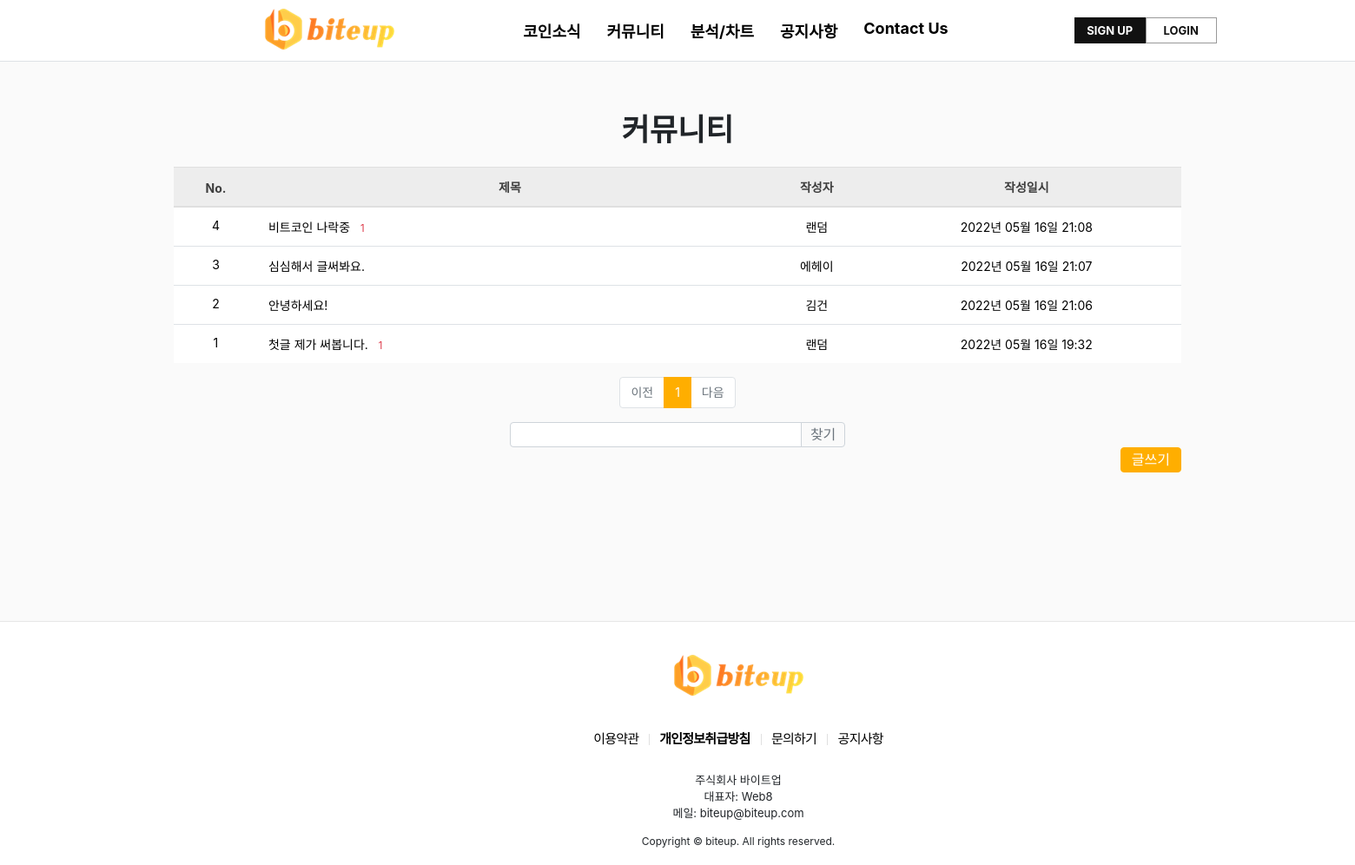
The app's page /community/list, older data.
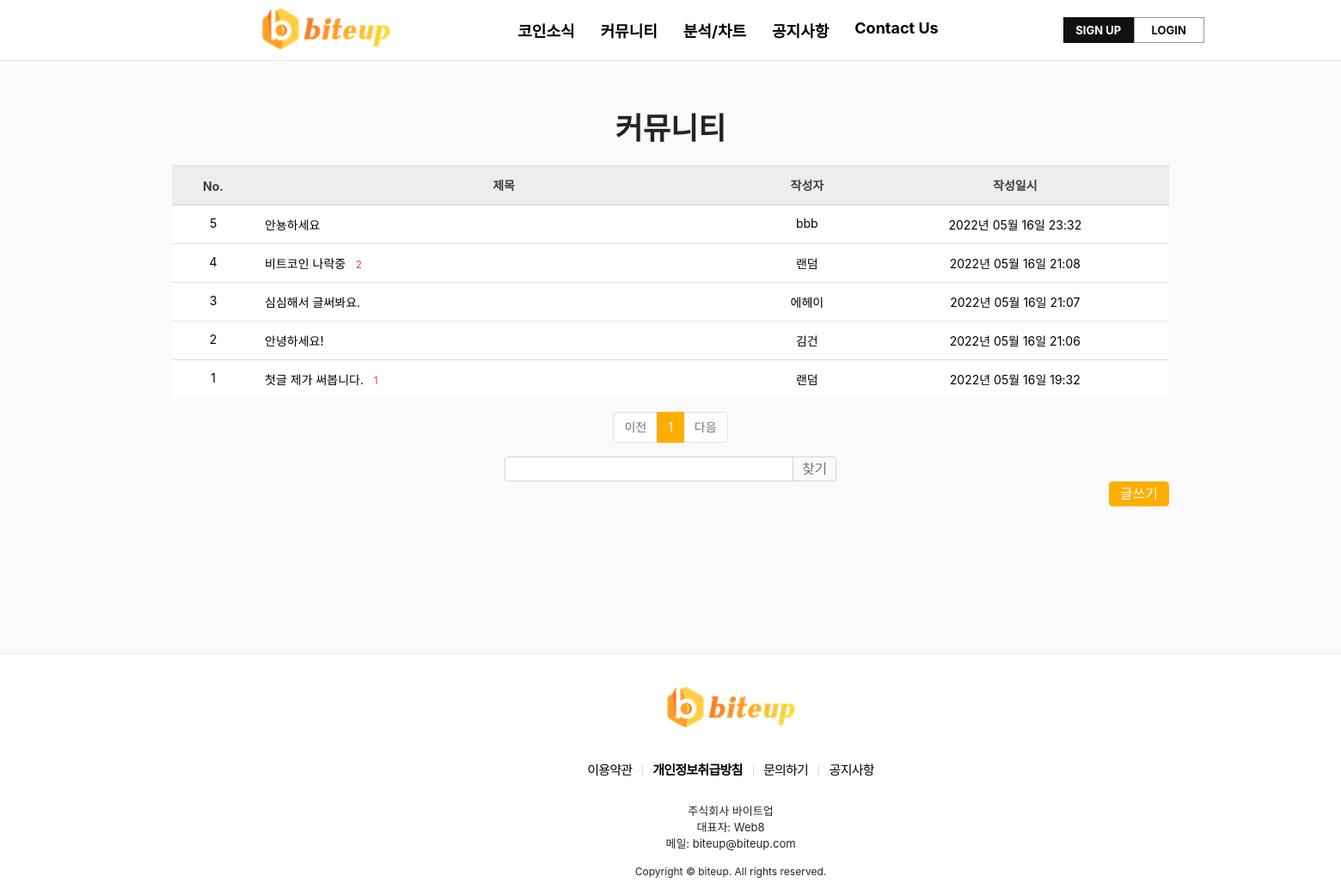
The same page, newer data.
### pybo/models.py (models this page shows)
class Community(db.Model):
    id = db.Column(db.Integer, primary_key=True)
    subject = db.Column(db.String(200), nullable=False)
    content = db.Column(db.Text(), nullable=False)
    create_date = db.Column(db.DateTime(), nullable=False)
    user_id = db.Column(db.Integer, db.ForeignKey('user.id', ondelete='CASCADE'), nullable=False)
    user = db.relationship('User', backref=db.backref('community_set'))
    modify_date = db.Column(db.DateTime(), nullable=True)
    voter = db.relationship('User', secondary=community_voter, backref=db.backref('community_voter_set'))
    file = db.Column(db.String(50))

class User(db.Model):
    id = db.Column(db.Integer, primary_key=True)
    username = db.Column(db.String(150), unique=True, nullable=False)
    password = db.Column(db.String(200), nullable=False)
    email = db.Column(db.String(120), unique=True, nullable=False)
    passwd_answer = db.Column(db.String(200), unique=True, nullable=False)
    location = db.Column(db.String(64), nullable=False)
    about_me = db.Column(db.Text(), nullable=False)
    create_date = db.Column(db.DateTime(), nullable=False)

### pybo/views/community_views.py (the view, shortened to what this page needs)
@bp.route('/list')
def _list():
    page = request.args.get('page', type=int, default=1)
    kw = request.args.get('kw', type=str, default='')
    community_list = Community.query.order_by(Community.create_date.desc())
    community_list = community_list.paginate(page, per_page=10)
    return render_template('community/community_list.html', community_list=community_list, page=page, kw=kw)

### pybo/filter.py (called while the page is built)
def format_datetime(value, fmt='%Y년 %m월 %d일 %H:%M'):
    return value.strftime(fmt)

### pybo/views/auth_views.py (called while the page is built)
@bp.before_app_request
def load_logged_in_user():
    user_id = session.get('user_id')
    if user_id is None:
        g.user = None
    else:
        g.user = User.query.get(user_id)

### pybo/templates/community/community_list.html (shortened to what this page needs)
{% extends 'base.html' %}
{% block content %}
<div id="container my-3">
    <div id="contents" class="div-board">
        <div class="container-warp list">
            <div class="form_title">커뮤니티</div>
            <table class="table">
                <thead>
                <tr class="text-center thead-dark">
                    <th>No.</th>
                    <th style="width:50%">제목</th>
                    <th>작성자</th>
                    <th>작성일시</th>
                </tr>
                </thead>
                <tbody>
                {% if community_list %}
                {% for community in community_list.items %}
                <tr class="text-center">
                    <td>{{ community_list.total - ((community_list.page-1) * community_list.per_page) - loop.index0 }}</td>
                    <td class="text-left">
                        <a href="{{ url_for('community.detail', community_id=community.id) }}">{{ community.subject}}</a>
                        {% if community.answer_set|length > 0 %}
                        <span class="text-danger small ml-2">{{ community.answer_set|length }}</span>
                        {% endif %}
                    </td>
                    <td>{{ community.user.username }}</td>
                    <td>{{ community.create_date|datetime }}</td>
                </tr>
                {% endfor %}
                {% else %}
                <tr>
                    <td colspan="3">내용이 없습니다.</td>
                </tr>
                {% endif %}
                </tbody>
            </table>
            <ul class="pagination justify-content-center">
                {% if community_list.has_prev %}
                <li class="page-item">
                    <a class="page-link" data-page="{{ community_list.prev_num }}" href="#">이전</a>
                </li>
                {% else %}
                <li class="page-item disabled">
                    <a class="page-link" tabindex="-1" aria-disabled="true" href="#">이전</a>
                </li>
                {% endif %}
                {% for page_num in community_list.iter_pages() %}
                {% if page_num %}
                {% if page_num != community_list.page %}
                <li class="page-item">
                    <a class="page-link" data-page="{{ page_num }}" href="#">{{ page_num }}</a>
                </li>
                {% else %}
                <li class="page-item active" aria-current="page">
                    <a class="page-link" href="#">{{ page_num }}</a>
                </li>
                {% endif %}
                {% else %}
                <li class="disabled">
                    <a class="page-link" href="#">...</a>
                </li>
                {% endif %}
                {% endfor %}
                {% if community_list.has_next %}
                <li class="page-item">
                    <a class="page-link" data-page="{{ community_list.next_num }}" href="#">다음</a>
                </li>
                {% else %}
                <li class="page-item disabled">
                    <a class="page-link" tabindex="-1" aria-disabled="true" href="#">다음</a>
                </li>
                {% endif %}
            </ul>
            <div class="col-4 input-group">
                <input type="text" class="form-control kw" value="{{ kw or '' }}">
                <div class="input-group-append">
                    <button class="btn btn-outline-secondary" type="button" id="btn_search">찾기</button>
                </div>
            </div>
            <a href="{{ url_for('community.create') }}" class="btn btn-primary">글쓰기</a>
        </div>
    </div>
</div>
{% endblock %}

### pybo/templates/base.html (shortened to what this page needs)
<!doctype html>
<html lang="ko">
<head>
    <link rel="stylesheet" href="{{ url_for('static', filename='bootstrap.min.css') }}">
    <link rel="stylesheet" href="{{ url_for('static', filename='style.css') }}">
</head>
<body style="overflow: visible;">
{% include "navbar.html" %}
{% block content %}
{% endblock %}
{% include "footer.html" %}
</body>
</html>

### pybo/templates/navbar.html (shortened to what this page needs)
<nav class="navbar navbar-expand-lg navbar-light bg-light border-bottom">
    <div class="collapse navbar-collapse flex-grow-0" id="navbarNav">
        <h1 id="logo">
        <a href="{{ url_for('main.index') }}">
        </a>
        </h1>
        <ul class="navbar-nav">
            <li class="nav-item ">
                <a class="nav-link" onclick="alert('현재 준비중입니다'); return false;" href="">
                    <span>코인소식</span>
                </a>
            </li>
            <li class="nav-item ">
                <a class="nav-link" href="{{ url_for('community._list') }}">
                    <span>커뮤니티</span>
                </a>
            </li>
            <li class="nav-item ">
                <a class="nav-link" href="{{ url_for('index.exchange') }}">
                    <span>분석/차트</span>
                </a>
            </li>
            <li class="nav-item ">
                <a class="nav-link" href="{{ url_for('notice._list') }}">
                    <span>공지사항</span>
                </a>
            </li>
            <li class="nav-item ">
                <a class="nav-link" href="{{ url_for('contact.qna') }}">
                    <span>Contact Us</span>
                </a>
            </li>
        </ul>
        <div class="member-desktop">
        {% if g.user %}
        <div class="navbar-out">
            <div class="nav-box ">
                <a class="nav-name" href="{{ url_for('profile.edit') }}">{{ g.user.username }}님 방가! </a>
            </div>
            <div class="nav-box ">
                <a class="nav-logout" href="{{ url_for('auth.logout') }}">LOGOUT</a>
            </div>
        </div>
        {% else %}
        <div class="navbar-lo">
            <div class="nav-box ">
                <a class="nav-re" href="{{ url_for('auth.agree_re') }}">SIGN UP</a>
            </div>
            <div class="nav-box ">
                <a class="nav-login" href="{{ url_for('auth.login') }}">LOGIN</a>
            </div>
        </div>
        {% endif %}
            </div>
    </div>
</nav>

### pybo/templates/footer.html (shortened to what this page needs)
<footer id="footer-wrap">
    <div id="footer" class="div-foot">
        <div class="l-logo">
            <h2>
            </h2>
        </div>
        <div class="l-info">
            <div class="l-link">
                <ul class="l-item">
                    <li class="item">
                        <a class="it" href="/paper/provision">이용약관</a>
                    </li>
                    <li class="item">
                        <a class="it" href="/paper/privacy">개인정보취급방침</a>
                    </li>
                    <li class="item">
                        <a class="it" href="{{ url_for('contact.qna') }}">문의하기</a>
                    </li>
                    <li class="item">
                        <a class="it" href="{{ url_for('notice._list') }}">공지사항</a>
                    </li>
                </ul>
                <ul class="l-txt">
                    <li>
                        <span>주식회사 바이트업</span>
                    </li>
                    <li>
                        <span>대표자: Web8</span>
                    </li>
                    <li>
                        <span>메일: biteup@biteup.com</span>
                    </li>
                </ul>
            </div>
        </div>
        <div class="copyright">
            <span>Copyright © biteup. All rights reserved.</span>
        </div>
    </div>
</footer>

### pybo/static/style.css (style rules this page uses)
#logo { width: 158px;height: 68px;margin-top: 5px;left:45px;background: url('/static/logo.png') no-repeat left center; }
#logo a { display: block;height: 36px;background-size: 100% auto;margin-top:22px }
a:link { text-decoration: none; }
.navbar-nav { padding: 0 130px; }
.navbar-light .navbar-nav .nav-link { padding-right:15px;padding-left:15px;font-weight:bold;font-size:18px;width:100%; }
.member-desktop { max-width: 250px;right: 70px;padding-right: 0;top: 20px; }
.nav-re { display: block;color: #fff;line-height: 29px;height: 28px;border: 1px solid #999;font-size: 13px;font-weight:700;min-width: 80px;text-transform: uppercase;text-align:center;border-color: #111;background: #111; }
.nav-login { display: block;color: #111;line-height: 29px;height: 28px;border: 1px solid #999;font-size: 13px;font-weight:700;min-width: 80px;text-transform: uppercase;text-align:center; }
.nav-box { float: left; }
.collapse.navbar-collapse.flex-grow-0 { height:70px; }
.navbar.border-bottom, .tradingview-widget-container.float { min-width:1700px; }
.text-center a { color:#000; }
.btn-primary,.page-item.active .page-link { background-color:#ffae00;border-color:#ffae00; }
.btn-primary { position:relative;float:right;line-height:15px; }
.btn.btn-outline-secondary { padding:0px 10px;border-color: #ced4da;; }
.form_title { font-size:35px;font-weight:900;text-align:center;margin-bottom:20px }
.col-4.input-group { position:relative;display: flex;margin:0 auto; }
.form-control.kw { height:15px }
.table .thead-dark th { color: #3e3e3e;background-color: #ededed;border-color: #dfdfdf; }
.div-board { width:100%;margin: 0 auto 0 auto;box-sizing: border-box;padding: 50px 20px 200px 20px;position: relative;text-align: left;max-width: 1200px; }
.l-logo { width: 207px;position: relative;text-align: center;margin: 0 auto; }
.l-logo h2 { background: url('/static/logo.png') no-repeat center;height: 85px; }
.l-info { text-align: center; }
.l-info li { list-style: none; }
.l-item .item { display: inline-block;font-size: 15px;letter-spacing: -0.75px;line-height: 43px; }
.l-item .it { color: #000; }
.l-item .item:before { content: "";display: inline-block;margin: 0 8px -2px;width: 1px;height: 13px;background: #e0e0e0; }
.l-item .item:first-child:before { display: none; }
.l-item .item:nth-child(2) { font-weight:bold; }
.l-txt li { font-size: 13px; }
#footer-wrap { display: block;position: relative;background-color:white;border-top: 1px solid #e6e6e6;min-width:1700px;max-width:none; }
#footer { padding:20px 10px;position: relative; }
.div-foot { position: relative;text-align: left;margin: 0 auto 0 auto;max-width: 1060px;box-sizing: border-box;padding: 0 20px; }
.copyright { text-align:center; font-size:12px }

Row changes from the older to the newer data that the page shows:
added Community: total "5", subject "안뇽하세요", user.username "bbb", create_date "2022년 05월 16일 23:32"
computed for Community "비트코인 나락중": answer_set|length "1" → "2"
